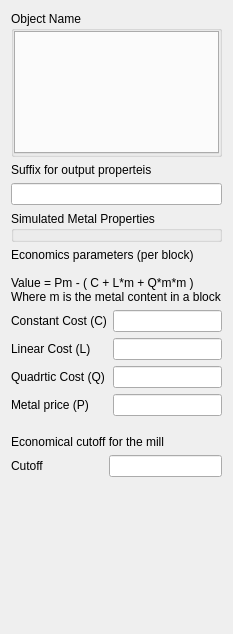
<?xml version="1.0" encoding="UTF-8"?>
<ui version="4.0">
 <class>grade_control</class>
 <widget class="QWidget" name="grade_control">
  <property name="enabled">
   <bool>true</bool>
  </property>
  <property name="geometry">
   <rect>
    <x>0</x>
    <y>0</y>
    <width>217</width>
    <height>634</height>
   </rect>
  </property>
  <property name="windowTitle">
   <string>Grade Control</string>
  </property>
  <property name="AlgorithmCategory" stdset="0">
   <string>Mining-COSMO</string>
  </property>
  <property name="AlgorithmDescription" stdset="0">
   <string>Simple Univariate grade control</string>
  </property>
  <layout class="QVBoxLayout" name="verticalLayout_3">
   <item>
    <widget class="QGroupBox" name="GroupBox3">
     <property name="title">
      <string>Object Name</string>
     </property>
     <layout class="QGridLayout">
      <property name="margin">
       <number>0</number>
      </property>
      <item row="0" column="0">
       <widget class="GridSelector" name="Grid_Data"/>
      </item>
     </layout>
    </widget>
   </item>
   <item>
    <layout class="QVBoxLayout" name="verticalLayout">
     <item>
      <widget class="QLabel" name="label">
       <property name="text">
        <string>Suffix for output properteis</string>
       </property>
      </widget>
     </item>
     <item>
      <widget class="QLineEdit" name="prop_control_name"/>
     </item>
    </layout>
   </item>
   <item>
    <widget class="OrderedPropertySelector" name="props">
     <property name="title">
      <string>Simulated Metal Properties</string>
     </property>
    </widget>
   </item>
   <item>
    <widget class="QLabel" name="label_6">
     <property name="text">
      <string>Economics parameters (per block)

Value = Pm - ( C + L*m + Q*m*m )
Where m is the metal content in a block</string>
     </property>
    </widget>
   </item>
   <item>
    <layout class="QGridLayout" name="gridLayout">
     <item row="0" column="0">
      <widget class="QLabel" name="label_2">
       <property name="text">
        <string>Constant Cost (C)</string>
       </property>
      </widget>
     </item>
     <item row="0" column="1">
      <widget class="QLineEdit" name="base_cost"/>
     </item>
     <item row="1" column="0">
      <widget class="QLabel" name="label_3">
       <property name="text">
        <string>Linear Cost (L)</string>
       </property>
      </widget>
     </item>
     <item row="1" column="1">
      <widget class="QLineEdit" name="linear_cost"/>
     </item>
     <item row="2" column="0">
      <widget class="QLabel" name="label_4">
       <property name="text">
        <string>Quadrtic Cost (Q)</string>
       </property>
      </widget>
     </item>
     <item row="2" column="1">
      <widget class="QLineEdit" name="quadratic_cost"/>
     </item>
     <item row="3" column="0">
      <widget class="QLabel" name="label_5">
       <property name="text">
        <string>Metal price (P)</string>
       </property>
      </widget>
     </item>
     <item row="3" column="1">
      <widget class="QLineEdit" name="metal_price"/>
     </item>
    </layout>
   </item>
   <item>
    <spacer name="verticalSpacer">
     <property name="orientation">
      <enum>Qt::Vertical</enum>
     </property>
     <property name="sizeType">
      <enum>QSizePolicy::Fixed</enum>
     </property>
     <property name="sizeHint" stdset="0">
      <size>
       <width>20</width>
       <height>13</height>
      </size>
     </property>
    </spacer>
   </item>
   <item>
    <layout class="QVBoxLayout" name="verticalLayout_2">
     <item>
      <widget class="QLabel" name="label_8">
       <property name="text">
        <string>Economical cutoff for the mill</string>
       </property>
      </widget>
     </item>
     <item>
      <layout class="QHBoxLayout" name="horizontalLayout">
       <item>
        <widget class="QLabel" name="label_7">
         <property name="text">
          <string>Cutoff                  </string>
         </property>
        </widget>
       </item>
       <item>
        <widget class="QLineEdit" name="mill_cutoff"/>
       </item>
      </layout>
     </item>
    </layout>
   </item>
   <item>
    <spacer name="verticalSpacer_2">
     <property name="orientation">
      <enum>Qt::Vertical</enum>
     </property>
     <property name="sizeHint" stdset="0">
      <size>
       <width>20</width>
       <height>15</height>
      </size>
     </property>
    </spacer>
   </item>
  </layout>
 </widget>
 <layoutdefault spacing="6" margin="11"/>
 <pixmapfunction>qPixmapFromMimeSource</pixmapfunction>
 <customwidgets>
  <customwidget>
   <class>OrderedPropertySelector</class>
   <extends>GsTLGroupBox</extends>
   <header>GsTLAppli/extra/qtplugins/selectors.h</header>
  </customwidget>
  <customwidget>
   <class>GsTLGroupBox</class>
   <extends>QGroupBox</extends>
   <header>GsTLAppli/extra/qtplugins/selectors.h</header>
   <container>1</container>
  </customwidget>
  <customwidget>
   <class>GridSelector</class>
   <extends>QTabWidget</extends>
   <header>GsTLAppli/extra/qtplugins/selectors.h</header>
  </customwidget>
 </customwidgets>
 <includes>
  <include location="local">gridselector.h</include>
  <include location="local">gstlgroupbox.h</include>
  <include location="local">orderedpropertyselector.h</include>
  <include location="local">multipropertyselector.h</include>
  <include location="local">gstlgroupbox.h</include>
  <include location="local">gstlgroupbox.h</include>
  <include location="local">gstlgroupbox.h</include>
  <include location="local">gstlgroupbox.h</include>
  <include location="local">gstlgroupbox.h</include>
  <include location="local">gstlgroupbox.h</include>
  <include location="local">gstlgroupbox.h</include>
  <include location="local">gstlgroupbox.h</include>
 </includes>
 <resources/>
 <connections>
  <connection>
   <sender>Grid_Data</sender>
   <signal>activated(QString)</signal>
   <receiver>props</receiver>
   <slot>show_properties(QString)</slot>
   <hints>
    <hint type="sourcelabel">
     <x>20</x>
     <y>20</y>
    </hint>
    <hint type="destinationlabel">
     <x>20</x>
     <y>20</y>
    </hint>
   </hints>
  </connection>
 </connections>
</ui>
